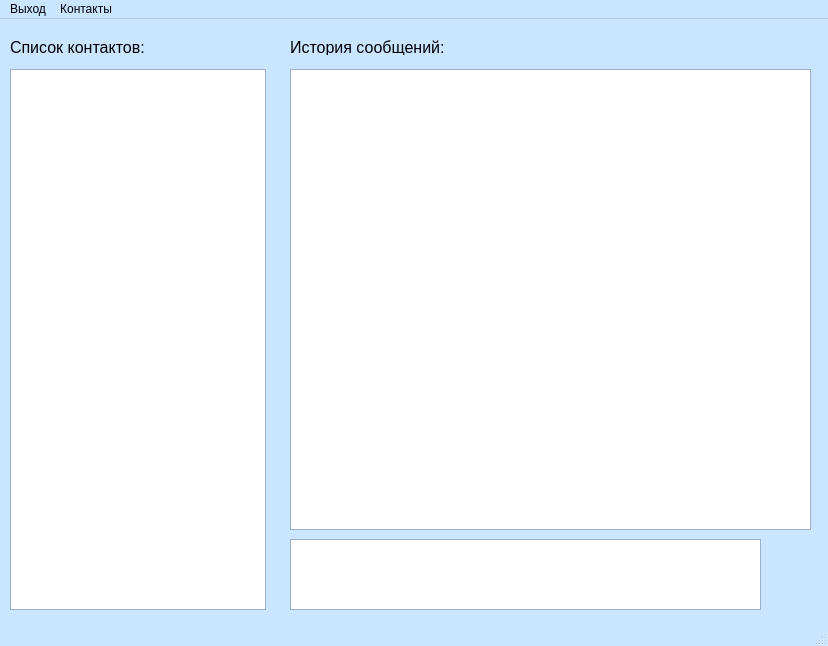
<?xml version="1.0" encoding="UTF-8"?>
<ui version="4.0">
 <class>MainWindow</class>
 <widget class="QMainWindow" name="MainWindow">
  <property name="geometry">
   <rect>
    <x>0</x>
    <y>0</y>
    <width>828</width>
    <height>646</height>
   </rect>
  </property>
  <property name="palette">
   <palette>
    <active>
     <colorrole role="Button">
      <brush brushstyle="SolidPattern">
       <color alpha="255">
        <red>201</red>
        <green>229</green>
        <blue>255</blue>
       </color>
      </brush>
     </colorrole>
     <colorrole role="Base">
      <brush brushstyle="SolidPattern">
       <color alpha="255">
        <red>255</red>
        <green>255</green>
        <blue>255</blue>
       </color>
      </brush>
     </colorrole>
     <colorrole role="Window">
      <brush brushstyle="SolidPattern">
       <color alpha="255">
        <red>201</red>
        <green>229</green>
        <blue>255</blue>
       </color>
      </brush>
     </colorrole>
     <colorrole role="AlternateBase">
      <brush brushstyle="SolidPattern">
       <color alpha="255">
        <red>85</red>
        <green>170</green>
        <blue>255</blue>
       </color>
      </brush>
     </colorrole>
    </active>
    <inactive>
     <colorrole role="Button">
      <brush brushstyle="SolidPattern">
       <color alpha="255">
        <red>201</red>
        <green>229</green>
        <blue>255</blue>
       </color>
      </brush>
     </colorrole>
     <colorrole role="Base">
      <brush brushstyle="SolidPattern">
       <color alpha="255">
        <red>255</red>
        <green>255</green>
        <blue>255</blue>
       </color>
      </brush>
     </colorrole>
     <colorrole role="Window">
      <brush brushstyle="SolidPattern">
       <color alpha="255">
        <red>201</red>
        <green>229</green>
        <blue>255</blue>
       </color>
      </brush>
     </colorrole>
     <colorrole role="AlternateBase">
      <brush brushstyle="SolidPattern">
       <color alpha="255">
        <red>85</red>
        <green>170</green>
        <blue>255</blue>
       </color>
      </brush>
     </colorrole>
    </inactive>
    <disabled>
     <colorrole role="Button">
      <brush brushstyle="SolidPattern">
       <color alpha="255">
        <red>201</red>
        <green>229</green>
        <blue>255</blue>
       </color>
      </brush>
     </colorrole>
     <colorrole role="Base">
      <brush brushstyle="SolidPattern">
       <color alpha="255">
        <red>201</red>
        <green>229</green>
        <blue>255</blue>
       </color>
      </brush>
     </colorrole>
     <colorrole role="Window">
      <brush brushstyle="SolidPattern">
       <color alpha="255">
        <red>201</red>
        <green>229</green>
        <blue>255</blue>
       </color>
      </brush>
     </colorrole>
     <colorrole role="AlternateBase">
      <brush brushstyle="SolidPattern">
       <color alpha="255">
        <red>85</red>
        <green>170</green>
        <blue>255</blue>
       </color>
      </brush>
     </colorrole>
    </disabled>
   </palette>
  </property>
  <property name="windowTitle">
   <string>MainWindow</string>
  </property>
  <widget class="QWidget" name="centralwidget">
   <widget class="QListView" name="contacts_list">
    <property name="geometry">
     <rect>
      <x>10</x>
      <y>50</y>
      <width>256</width>
      <height>541</height>
     </rect>
    </property>
   </widget>
   <widget class="QLabel" name="contacts_label">
    <property name="geometry">
     <rect>
      <x>10</x>
      <y>20</y>
      <width>161</width>
      <height>16</height>
     </rect>
    </property>
    <property name="font">
     <font>
      <pointsize>12</pointsize>
     </font>
    </property>
    <property name="text">
     <string>Список контактов:</string>
    </property>
   </widget>
   <widget class="QTextEdit" name="message_text_area">
    <property name="geometry">
     <rect>
      <x>290</x>
      <y>520</y>
      <width>471</width>
      <height>71</height>
     </rect>
    </property>
   </widget>
   <widget class="QPushButton" name="send_message_btn">
    <property name="geometry">
     <rect>
      <x>770</x>
      <y>520</y>
      <width>41</width>
      <height>31</height>
     </rect>
    </property>
    <property name="text">
     <string/>
    </property>
    <property name="icon">
     <iconset>
      <normaloff>../img/send.png</normaloff>../img/send.png</iconset>
    </property>
    <property name="iconSize">
     <size>
      <width>35</width>
      <height>35</height>
     </size>
    </property>
    <property name="flat">
     <bool>true</bool>
    </property>
   </widget>
   <widget class="QPushButton" name="clear_text_area_btn">
    <property name="geometry">
     <rect>
      <x>770</x>
      <y>560</y>
      <width>41</width>
      <height>31</height>
     </rect>
    </property>
    <property name="text">
     <string/>
    </property>
    <property name="icon">
     <iconset>
      <normaloff>../img/clear.png</normaloff>../img/clear.png</iconset>
    </property>
    <property name="iconSize">
     <size>
      <width>35</width>
      <height>35</height>
     </size>
    </property>
    <property name="flat">
     <bool>true</bool>
    </property>
   </widget>
   <widget class="QListView" name="history_list">
    <property name="geometry">
     <rect>
      <x>290</x>
      <y>50</y>
      <width>521</width>
      <height>461</height>
     </rect>
    </property>
   </widget>
   <widget class="QLabel" name="history_label">
    <property name="geometry">
     <rect>
      <x>290</x>
      <y>20</y>
      <width>181</width>
      <height>16</height>
     </rect>
    </property>
    <property name="font">
     <font>
      <pointsize>12</pointsize>
     </font>
    </property>
    <property name="text">
     <string>История сообщений:</string>
    </property>
   </widget>
   <widget class="QPushButton" name="add_contact_btn">
    <property name="geometry">
     <rect>
      <x>190</x>
      <y>10</y>
      <width>30</width>
      <height>30</height>
     </rect>
    </property>
    <property name="text">
     <string/>
    </property>
    <property name="icon">
     <iconset>
      <normaloff>../img/add.png</normaloff>../img/add.png</iconset>
    </property>
    <property name="iconSize">
     <size>
      <width>30</width>
      <height>30</height>
     </size>
    </property>
    <property name="flat">
     <bool>true</bool>
    </property>
   </widget>
   <widget class="QPushButton" name="del_contact_btn">
    <property name="geometry">
     <rect>
      <x>230</x>
      <y>10</y>
      <width>30</width>
      <height>30</height>
     </rect>
    </property>
    <property name="text">
     <string/>
    </property>
    <property name="icon">
     <iconset>
      <normaloff>../img/del.png</normaloff>../img/del.png</iconset>
    </property>
    <property name="iconSize">
     <size>
      <width>30</width>
      <height>30</height>
     </size>
    </property>
    <property name="flat">
     <bool>true</bool>
    </property>
   </widget>
  </widget>
  <widget class="QMenuBar" name="menubar">
   <property name="geometry">
    <rect>
     <x>0</x>
     <y>0</y>
     <width>828</width>
     <height>20</height>
    </rect>
   </property>
   <widget class="QMenu" name="exit_menu">
    <property name="title">
     <string>Выход</string>
    </property>
   </widget>
   <widget class="QMenu" name="conatcs_menu">
    <property name="title">
     <string>Контакты</string>
    </property>
    <addaction name="add_contact_point"/>
    <addaction name="del_contact_point"/>
   </widget>
   <addaction name="exit_menu"/>
   <addaction name="conatcs_menu"/>
  </widget>
  <widget class="QStatusBar" name="statusbar"/>
  <action name="add_contact_point">
   <property name="text">
    <string>Добавить контакт</string>
   </property>
  </action>
  <action name="del_contact_point">
   <property name="text">
    <string>Удалить контакт</string>
   </property>
  </action>
 </widget>
 <resources/>
 <connections/>
</ui>
